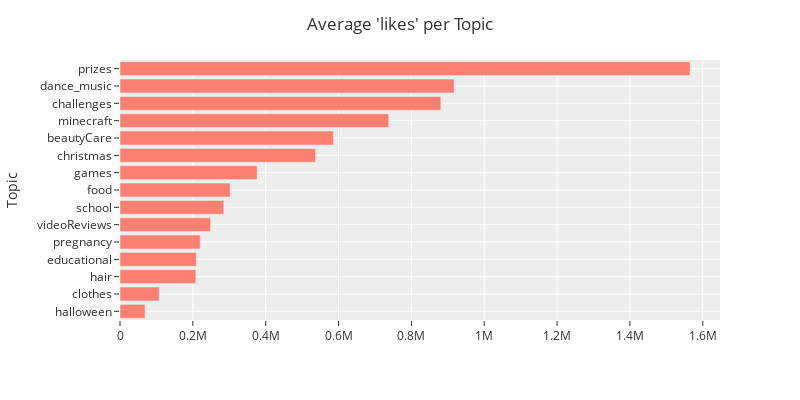

Write notebook code for a chart like this one.
### Code cell
column = 'likes'
# plt.figure(figsize=(8,6))
# df.groupby('topic')[column].mean().sort_values().plot(kind='barh', color='#d14949')
# plt.title(f"Average '{column}' per Topic")
# plt.ylabel('Topic', fontsize=12)
# plt.grid(color='#948789', linestyle='-.', linewidth=0.1);

# unusable code due to computer issues
fig = px.bar(df.groupby('topic')[column].mean().sort_values(), orientation='h')
fig.update_layout(hovermode='closest', title_text=f"Average '{column}' per Topic", \
                  barmode='stack', yaxis={'categoryorder':'total ascending'}, width=800, height=400, template='ggplot2')
fig.update_traces(marker_color='#fa8072')
fig.update_layout(showlegend=False)
fig.update_xaxes(title_text="")
fig.update_yaxes(title='Topic')
fig.show()

### Figure 1 — Plotly figure (JSON) as saved in the notebook; plotly's stock layout.template omitted (floating-point values rounded to 4 significant figures)
{"data": [{"alignmentgroup": "True", "hovertemplate": "variable=likes<br>value=%{x}<br>topic=%{y}<extra></extra>", "legendgroup": "likes", "marker": {"color": "#fa8072", "pattern": {"shape": ""}}, "name": "likes", "offsetgroup": "likes", "orientation": "h", "showlegend": true, "textposition": "auto", "type": "bar", "x": [68570.0, 107400.0, 208100.0, 209100.0, 220300.0, 248400.0, 284800.0, 302300.0, 376300.0, 536600.0, 585900.0, 737600.0, 880600.0, 917300.0, 1565000.0], "xaxis": "x", "y": ["halloween", "clothes", "hair", "educational", "pregnancy", "videoReviews", "school", "food", "games", "christmas", "beautyCare", "minecraft", "challenges", "dance_music", "prizes"], "yaxis": "y"}], "layout": {"barmode": "stack", "height": 400, "hovermode": "closest", "legend": {"title": {"text": "variable"}, "tracegroupgap": 0}, "margin": {"t": 60}, "showlegend": false, "title": {"text": "Average 'likes' per Topic"}, "width": 800, "xaxis": {"anchor": "y", "autorange": true, "domain": [0, 1], "range": [0, 1647000.0], "title": {"text": ""}, "type": "linear"}, "yaxis": {"anchor": "x", "autorange": true, "categoryorder": "total ascending", "domain": [0, 1], "range": [-0.5, 14.5], "title": {"text": "Topic"}, "type": "category"}}}
